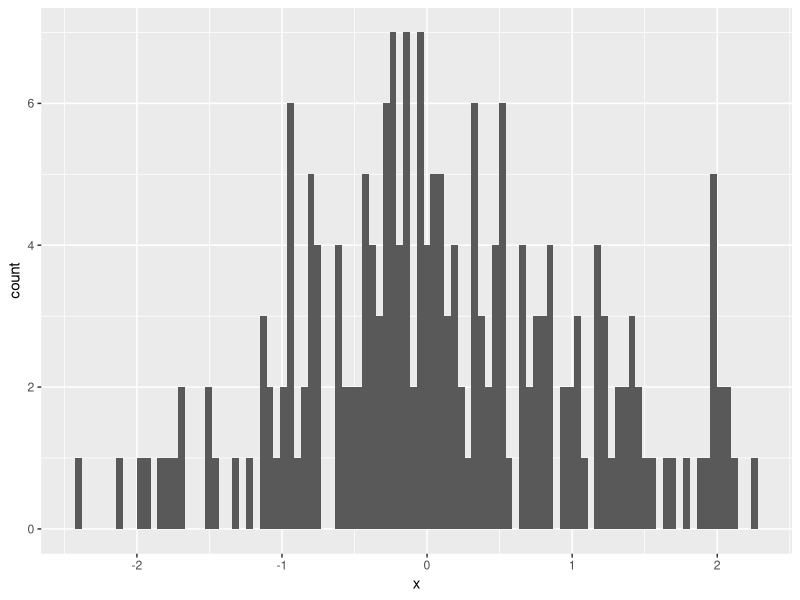
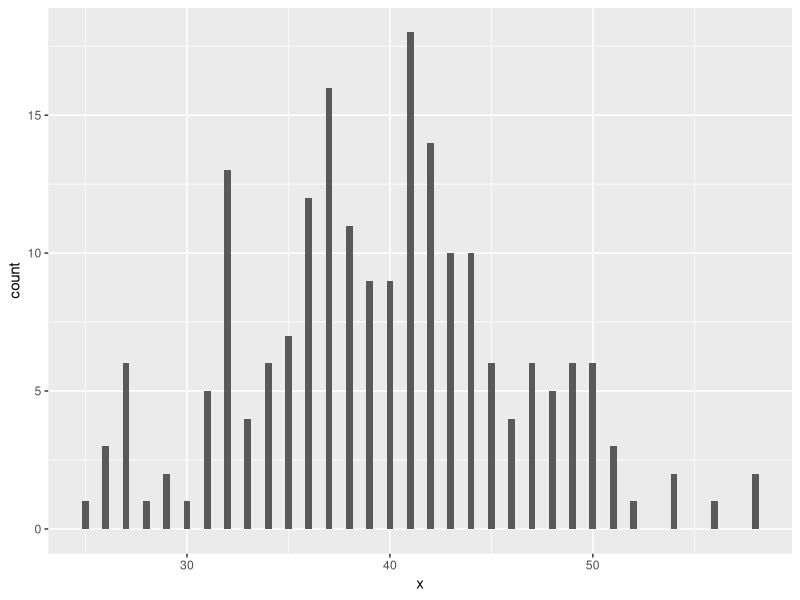
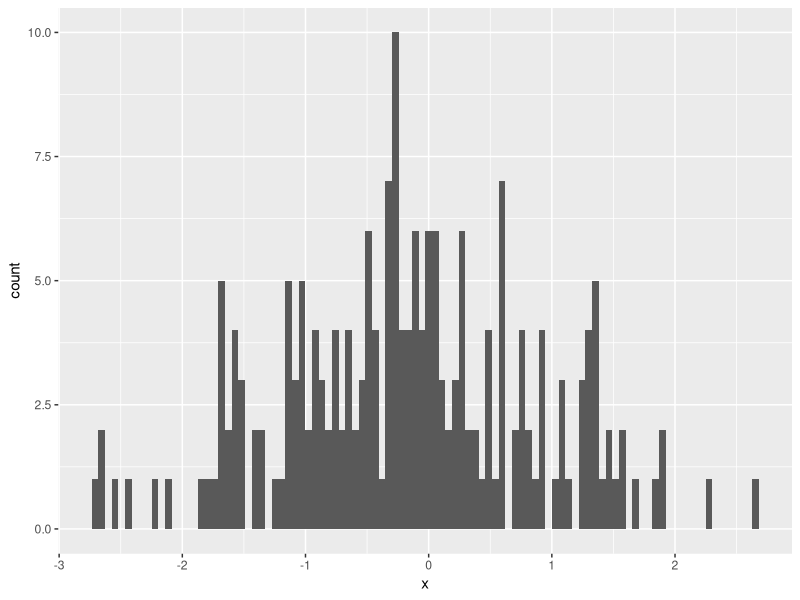
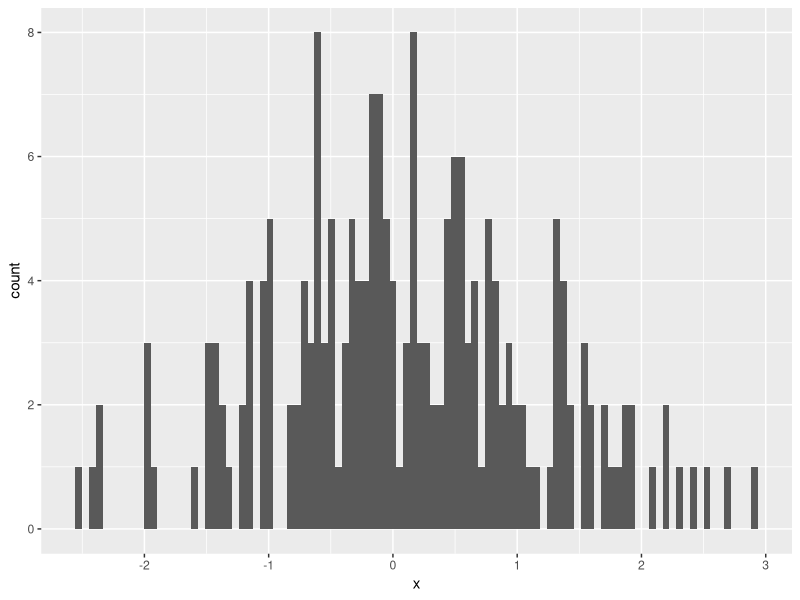
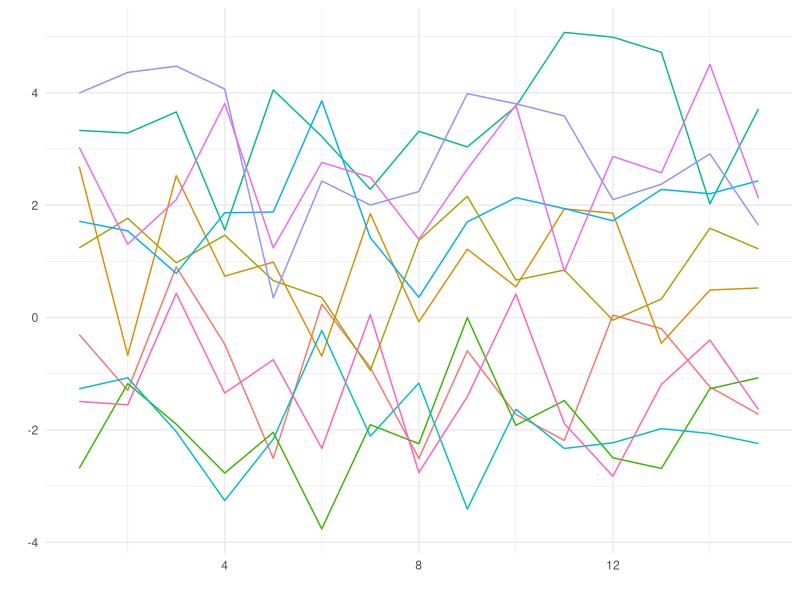

Generate these figures, in order, with R:
## ---- chunk 1
knitr::knit_hooks$set(class = function(before, options, envir) {
  is_sidenote <- grepl('side-note', options$class)
  is_lightbox <- grepl('lightbox', options$class)
  
  # If we have both a side-note and a lightbox tag at the same time put two divs instead of one
  # The first one is the side-note div and the second is the lightbox div. 
  if (before) {
    if (is_sidenote & is_lightbox) {
      open_tag <- "<div class = 'side-note'><div class = 'lightbox'>";
    } else {
      open_tag <- sprintf("<div class = '%s'>", options$class)
    }
    return(open_tag)
  } else{ 
    if (is_sidenote & is_lightbox) {
      close_tag <- "</div> </div>";
    } else {
      close_tag <- "</div>";
    }
    return(close_tag)
  }
})


# knitr::knit_hooks$set(document = function(x){
#   
#   print('running document hook')
#   print(x)
#   x
# })

## ---- chunk 2
library(magrittr)
library(ggplot2)
tibble::tibble( x = rnorm(200) ) %>% 
  ggplot(aes(x = x)) + 
  geom_histogram(bins = 100)
## ---- chunk 3
y <- 5
x <- 3
x + y
## ---- chunk 4
tibble::tibble( x = rpois(200, 40) ) %>% 
  ggplot(aes(x = x)) + 
  geom_histogram(bins = 100)
## ---- chunk 5
tibble::tibble( x = rnorm(200) ) %>% 
  ggplot(aes(x = x)) + 
  geom_histogram(bins = 100)
## ---- chunk 6
library(magrittr)
library(ggplot2)
tibble::tibble( x = rnorm(200) ) %>% 
  ggplot(aes(x = x)) + 
  geom_histogram(bins = 100)
## ---- chunk 7
tibble::tibble(
  id = rep(1:10, each = 15) %>% as.character(),
  starting_point = rep(runif(10, min = -4, max = 4), each = 15),
  time = rep(1:15, times = 10),
  value = rnorm(15*10) + starting_point
) %>% 
  ggplot(aes(x = time, y = value, color = id)) + 
  geom_line(size = 0.5) +
  theme_minimal() +
  labs(x = '', y = '') +
  guides(color = FALSE) +
  theme_minimal()
